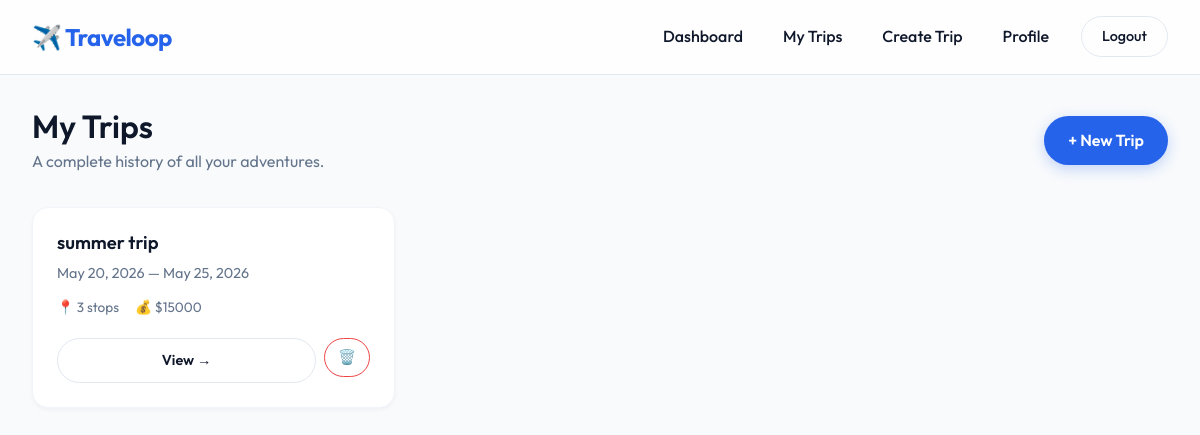
Page /trips/all (signed in) on the committed database.
### database/models.py (models this page shows)
class Trip(db.Model):
    id = db.Column(db.Integer, primary_key=True)
    user_id = db.Column(db.Integer, db.ForeignKey('user.id'), nullable=False)
    name = db.Column(db.String(100), nullable=False)
    start_date = db.Column(db.Date, nullable=False)
    end_date = db.Column(db.Date, nullable=False)
    description = db.Column(db.Text)
    cover_photo = db.Column(db.String(255))
    is_public = db.Column(db.Boolean, default=False)
    created_at = db.Column(db.DateTime, default=lambda: datetime.now(timezone.utc))
    stops = db.relationship('Stop', backref='trip', lazy=True, cascade='all, delete-orphan')
    expenses = db.relationship('Expense', backref='trip', lazy=True, cascade='all, delete-orphan')
    checklist_items = db.relationship('ChecklistItem', backref='trip', lazy=True, cascade='all, delete-orphan')
    notes = db.relationship('Note', backref='trip', lazy=True, cascade='all, delete-orphan')

### backend/trips.py (the view)
@trips_bp.route('/all')
@login_required
def my_trips():
    all_trips = Trip.query.filter(Trip.user_id == current_user.id).order_by(Trip.start_date.desc()).all()
    return render_template('my_trips.html', trips=all_trips)

### database/models.py (called while the page is built)
@login_manager.user_loader
def load_user(user_id):
    return User.query.get(int(user_id))

### templates/my_trips.html (shortened to what this page needs)
{% extends "base.html" %}
{% block content %}
<div style="display: flex; justify-content: space-between; align-items: center; margin-bottom: 2rem;">
    <div>
        <h2 style="font-size: 2rem; margin-bottom: 0.25rem;">My Trips</h2>
        <p style="color: var(--text-muted);">A complete history of all your adventures.</p>
    </div>
    <a href="{{ url_for('trips.create_trip') }}" class="btn btn-primary">+ New Trip</a>
</div>
<div class="grid-cards">
    {% if trips %}
        {% for trip in trips %}
            <div class="card">
                <h4 style="font-size: 1.15rem; margin-bottom: 0.5rem;">{{ trip.name }}</h4>
                <p style="font-size: 0.9rem; margin-bottom: 0.75rem;">{{ trip.start_date.strftime('%b %d, %Y') }} — {{ trip.end_date.strftime('%b %d, %Y') }}</p>
                <div style="display: flex; gap: 1rem; font-size: 0.85rem; color: var(--text-muted); margin-bottom: 1.25rem;">
                    <span>📍 {{ trip.stops|length }} stops</span>
                    <span>💰 ${{ "%.0f"|format(trip.expenses|sum(attribute='amount')) }}</span>
                </div>
                <div style="display: flex; gap: 0.5rem; margin-top: auto;">
                    <a href="{{ url_for('trips.view_trip', trip_id=trip.id) }}" class="btn btn-outline" style="flex: 1; text-align: center; padding: 0.6rem; font-size: 0.9rem;">View →</a>
                    <form method="POST" action="{{ url_for('trips.delete_trip', trip_id=trip.id) }}" onsubmit="return confirm('Are you sure you want to permanently delete this trip? This cannot be undone.');" style="margin: 0;">
                        <button type="submit" class="btn btn-outline" style="color: var(--danger); border-color: var(--danger); padding: 0.6rem 0.8rem; font-size: 0.9rem;" title="Delete Trip">🗑️</button>
                    </form>
                </div>
            </div>
        {% endfor %}
    {% endif %}
</div>
{% endblock %}

### static/style.css (style rules this page uses)
:root { --primary: #2563EB; --primary-hover: #1D4ED8; --secondary: #10B981; --secondary-hover: #059669; --danger: #EF4444; --danger-hover: #DC2626; --bg-main: #F8FAFC; --bg-card: #FFFFFF; --bg-nav: #FFFFFF; --text-main: #0F172A; --text-muted: #64748B; --border: #E2E8F0; --border-light: #F1F5F9; --radius-sm: 8px; --radius-md: 16px; --radius-lg: 24px; --radius-full: 9999px; --shadow-sm: 0 2px 4px rgba(15, 23, 42, 0.04); --shadow-md: 0 4px 12px rgba(15, 23, 42, 0.06); --shadow-lg: 0 12px 32px rgba(15, 23, 42, 0.08); }
* { box-sizing: border-box; margin: 0; padding: 0; }
body { font-family: 'Outfit', sans-serif; background-color: var(--bg-main); color: var(--text-main); line-height: 1.6; -webkit-font-smoothing: antialiased; }
a { text-decoration: none; color: var(--primary); transition: all 0.2s ease; }
h1, h2, h3, h4, h5 { font-weight: 600; line-height: 1.2; color: var(--text-main); }
p { color: var(--text-muted); }
.btn { display: inline-block; padding: 0.75rem 1.5rem; border-radius: var(--radius-full); font-weight: 600; text-align: center; cursor: pointer; border: none; transition: all 0.2s cubic-bezier(0.4, 0, 0.2, 1); }
.btn-primary { background-color: var(--primary); color: white; box-shadow: 0 4px 14px rgba(37, 99, 235, 0.25); }
.btn-outline { background-color: transparent; border: 1px solid var(--border); color: var(--text-main); }
.grid-cards { display: grid; grid-template-columns: repeat(auto-fill, minmax(300px, 1fr)); gap: 1.5rem; }
.trip-card, .card { background: var(--bg-card); border-radius: var(--radius-md); padding: 1.5rem; box-shadow: var(--shadow-sm); border: 1px solid var(--border-light); display: flex; flex-direction: column; transition: all 0.3s ease; }

### rows in the picture
Trip: name "summer trip", start_date "May 20, 2026", end_date "May 25, 2026", stops|length "3", expenses|sum "15000"
